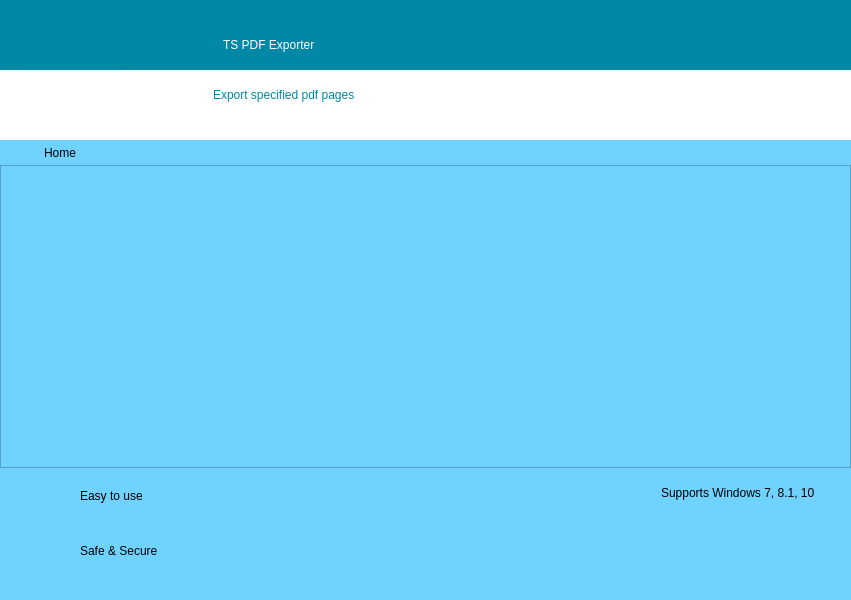
<?xml version="1.0" encoding="UTF-8"?>
<ui version="4.0">
 <class>MainWindow</class>
 <widget class="QMainWindow" name="MainWindow">
  <property name="geometry">
   <rect>
    <x>0</x>
    <y>0</y>
    <width>851</width>
    <height>600</height>
   </rect>
  </property>
  <property name="windowTitle">
   <string>MainWindow</string>
  </property>
  <property name="windowIcon">
   <iconset resource="Resources.qrc">
    <normaloff>:/resources/images/resources/images/pdf-secure_icon.png</normaloff>:/resources/images/resources/images/pdf-secure_icon.png</iconset>
  </property>
  <property name="styleSheet">
   <string notr="true">background-color: rgb(112, 210, 255);</string>
  </property>
  <property name="unifiedTitleAndToolBarOnMac">
   <bool>false</bool>
  </property>
  <widget class="QWidget" name="centralwidget">
   <layout class="QVBoxLayout" name="verticalLayout_4">
    <property name="spacing">
     <number>0</number>
    </property>
    <property name="leftMargin">
     <number>0</number>
    </property>
    <property name="topMargin">
     <number>0</number>
    </property>
    <property name="rightMargin">
     <number>0</number>
    </property>
    <property name="bottomMargin">
     <number>0</number>
    </property>
    <item>
     <layout class="QVBoxLayout" name="verticalLayout_3">
      <property name="spacing">
       <number>0</number>
      </property>
      <item>
       <widget class="QLabel" name="label_8">
        <property name="sizePolicy">
         <sizepolicy hsizetype="Preferred" vsizetype="Fixed">
          <horstretch>0</horstretch>
          <verstretch>0</verstretch>
         </sizepolicy>
        </property>
        <property name="minimumSize">
         <size>
          <width>0</width>
          <height>20</height>
         </size>
        </property>
        <property name="maximumSize">
         <size>
          <width>16777215</width>
          <height>20</height>
         </size>
        </property>
        <property name="styleSheet">
         <string notr="true">background-color: rgb(1, 136, 166);</string>
        </property>
        <property name="text">
         <string/>
        </property>
       </widget>
      </item>
      <item>
       <layout class="QHBoxLayout" name="horizontalLayout" stretch="0,0,1">
        <property name="spacing">
         <number>0</number>
        </property>
        <property name="leftMargin">
         <number>0</number>
        </property>
        <property name="topMargin">
         <number>0</number>
        </property>
        <property name="rightMargin">
         <number>0</number>
        </property>
        <property name="bottomMargin">
         <number>0</number>
        </property>
        <item>
         <layout class="QVBoxLayout" name="verticalLayout_8">
          <property name="spacing">
           <number>0</number>
          </property>
          <item>
           <widget class="QLabel" name="label_10">
            <property name="sizePolicy">
             <sizepolicy hsizetype="Fixed" vsizetype="Preferred">
              <horstretch>0</horstretch>
              <verstretch>0</verstretch>
             </sizepolicy>
            </property>
            <property name="minimumSize">
             <size>
              <width>20</width>
              <height>50</height>
             </size>
            </property>
            <property name="maximumSize">
             <size>
              <width>20</width>
              <height>16777215</height>
             </size>
            </property>
            <property name="styleSheet">
             <string notr="true">background-color: rgb(1, 136, 166);</string>
            </property>
            <property name="text">
             <string/>
            </property>
           </widget>
          </item>
          <item>
           <widget class="QLabel" name="label_11">
            <property name="sizePolicy">
             <sizepolicy hsizetype="Fixed" vsizetype="Preferred">
              <horstretch>0</horstretch>
              <verstretch>0</verstretch>
             </sizepolicy>
            </property>
            <property name="minimumSize">
             <size>
              <width>20</width>
              <height>0</height>
             </size>
            </property>
            <property name="maximumSize">
             <size>
              <width>20</width>
              <height>16777215</height>
             </size>
            </property>
            <property name="styleSheet">
             <string notr="true">background-color: rgb(255, 255, 255);
color: rgb(1, 136, 166);</string>
            </property>
            <property name="text">
             <string/>
            </property>
           </widget>
          </item>
         </layout>
        </item>
        <item>
         <widget class="QLabel" name="_lblAppIcon">
          <property name="sizePolicy">
           <sizepolicy hsizetype="Fixed" vsizetype="Fixed">
            <horstretch>0</horstretch>
            <verstretch>0</verstretch>
           </sizepolicy>
          </property>
          <property name="minimumSize">
           <size>
            <width>100</width>
            <height>100</height>
           </size>
          </property>
          <property name="maximumSize">
           <size>
            <width>100</width>
            <height>100</height>
           </size>
          </property>
          <property name="styleSheet">
           <string notr="true">background-color: qlineargradient(spread:pad, x1:0, y1:0, x2:0, y2:1, stop:0 rgba(1, 136, 166), stop:0.495 rgba(1, 136, 166), stop:0.505 rgba(255, 255, 255, 255), stop:1 rgba(255, 255, 255, 255));
</string>
          </property>
          <property name="text">
           <string/>
          </property>
          <property name="pixmap">
           <pixmap resource="Resources.qrc">:/resources/images/resources/images/PDF-exporter.png</pixmap>
          </property>
          <property name="scaledContents">
           <bool>true</bool>
          </property>
         </widget>
        </item>
        <item>
         <layout class="QVBoxLayout" name="verticalLayout_7" stretch="0,0">
          <property name="spacing">
           <number>0</number>
          </property>
          <property name="rightMargin">
           <number>0</number>
          </property>
          <item>
           <widget class="QLabel" name="label">
            <property name="minimumSize">
             <size>
              <width>0</width>
              <height>50</height>
             </size>
            </property>
            <property name="styleSheet">
             <string notr="true">padding-left: 100;
background-color: rgb(1, 136, 166);
color: rgb(255, 255, 255);
font: 35pt &quot;Arial Rounded MT Bold&quot;;</string>
            </property>
            <property name="text">
             <string>TS PDF Exporter</string>
            </property>
            <property name="textFormat">
             <enum>Qt::PlainText</enum>
            </property>
           </widget>
          </item>
          <item>
           <widget class="QLabel" name="label_2">
            <property name="styleSheet">
             <string notr="true">padding-left:90;
background-color: rgb(255, 255, 255);
color: rgb(1, 136, 166);
font: 18pt &quot;Arial Rounded MT Bold&quot;;</string>
            </property>
            <property name="text">
             <string>Export specified pdf pages</string>
            </property>
           </widget>
          </item>
         </layout>
        </item>
       </layout>
      </item>
      <item>
       <layout class="QVBoxLayout" name="verticalLayout_13">
        <property name="spacing">
         <number>0</number>
        </property>
        <property name="topMargin">
         <number>0</number>
        </property>
        <item>
         <widget class="QLabel" name="label_12">
          <property name="sizePolicy">
           <sizepolicy hsizetype="Preferred" vsizetype="Fixed">
            <horstretch>0</horstretch>
            <verstretch>0</verstretch>
           </sizepolicy>
          </property>
          <property name="minimumSize">
           <size>
            <width>0</width>
            <height>20</height>
           </size>
          </property>
          <property name="maximumSize">
           <size>
            <width>16777215</width>
            <height>20</height>
           </size>
          </property>
          <property name="styleSheet">
           <string notr="true">background-color: rgb(255, 255, 255);</string>
          </property>
          <property name="text">
           <string/>
          </property>
         </widget>
        </item>
        <item>
         <layout class="QHBoxLayout" name="horizontalLayout_6">
          <property name="spacing">
           <number>5</number>
          </property>
          <property name="leftMargin">
           <number>30</number>
          </property>
          <property name="topMargin">
           <number>0</number>
          </property>
          <item alignment="Qt::AlignLeft">
           <widget class="QPushButton" name="_btnHome">
            <property name="sizePolicy">
             <sizepolicy hsizetype="Fixed" vsizetype="Fixed">
              <horstretch>0</horstretch>
              <verstretch>0</verstretch>
             </sizepolicy>
            </property>
            <property name="minimumSize">
             <size>
              <width>60</width>
              <height>25</height>
             </size>
            </property>
            <property name="maximumSize">
             <size>
              <width>60</width>
              <height>25</height>
             </size>
            </property>
            <property name="styleSheet">
             <string notr="true"/>
            </property>
            <property name="text">
             <string>Home</string>
            </property>
            <property name="flat">
             <bool>true</bool>
            </property>
           </widget>
          </item>
          <item>
           <spacer name="horizontalSpacer">
            <property name="orientation">
             <enum>Qt::Horizontal</enum>
            </property>
            <property name="sizeHint" stdset="0">
             <size>
              <width>40</width>
              <height>20</height>
             </size>
            </property>
           </spacer>
          </item>
         </layout>
        </item>
       </layout>
      </item>
     </layout>
    </item>
    <item>
     <widget class="QFrame" name="frame">
      <property name="sizePolicy">
       <sizepolicy hsizetype="Expanding" vsizetype="Expanding">
        <horstretch>0</horstretch>
        <verstretch>0</verstretch>
       </sizepolicy>
      </property>
      <property name="styleSheet">
       <string notr="true">border-color: rgb(46, 177, 11);
border-width: 2px;
</string>
      </property>
      <property name="frameShape">
       <enum>QFrame::StyledPanel</enum>
      </property>
      <property name="frameShadow">
       <enum>QFrame::Raised</enum>
      </property>
      <layout class="QVBoxLayout" name="verticalLayout_6">
       <property name="spacing">
        <number>0</number>
       </property>
       <property name="leftMargin">
        <number>0</number>
       </property>
       <property name="topMargin">
        <number>0</number>
       </property>
       <property name="rightMargin">
        <number>0</number>
       </property>
       <property name="bottomMargin">
        <number>0</number>
       </property>
       <item>
        <layout class="QVBoxLayout" name="verticalLayout_5">
         <property name="spacing">
          <number>6</number>
         </property>
         <item>
          <widget class="QStackedWidget" name="stackedWidget">
           <property name="styleSheet">
            <string notr="true"/>
           </property>
           <property name="currentIndex">
            <number>3</number>
           </property>
           <widget class="QWidget" name="widgetHome">
            <layout class="QVBoxLayout" name="verticalLayout_10">
             <property name="spacing">
              <number>0</number>
             </property>
             <property name="leftMargin">
              <number>0</number>
             </property>
             <property name="topMargin">
              <number>0</number>
             </property>
             <property name="rightMargin">
              <number>0</number>
             </property>
             <property name="bottomMargin">
              <number>0</number>
             </property>
             <item>
              <layout class="QVBoxLayout" name="verticalLayout_home"/>
             </item>
            </layout>
           </widget>
           <widget class="QWidget" name="widgetPdf2SinglePdf">
            <layout class="QVBoxLayout" name="verticalLayout_11">
             <property name="spacing">
              <number>0</number>
             </property>
             <property name="leftMargin">
              <number>0</number>
             </property>
             <property name="topMargin">
              <number>0</number>
             </property>
             <property name="rightMargin">
              <number>0</number>
             </property>
             <property name="bottomMargin">
              <number>0</number>
             </property>
             <item>
              <layout class="QVBoxLayout" name="verticalLayout_pdf2SinglePdf"/>
             </item>
            </layout>
           </widget>
           <widget class="QWidget" name="widgetPdf2SeperatePdf">
            <layout class="QVBoxLayout" name="verticalLayout_12">
             <property name="spacing">
              <number>0</number>
             </property>
             <property name="leftMargin">
              <number>0</number>
             </property>
             <property name="topMargin">
              <number>0</number>
             </property>
             <property name="rightMargin">
              <number>0</number>
             </property>
             <property name="bottomMargin">
              <number>0</number>
             </property>
             <item>
              <layout class="QVBoxLayout" name="verticalLayout_SeperatePdf"/>
             </item>
            </layout>
           </widget>
           <widget class="QWidget" name="widgetPdf2ImagedPdf">
            <layout class="QVBoxLayout" name="verticalLayout_14">
             <property name="spacing">
              <number>0</number>
             </property>
             <property name="leftMargin">
              <number>0</number>
             </property>
             <property name="topMargin">
              <number>0</number>
             </property>
             <property name="rightMargin">
              <number>0</number>
             </property>
             <property name="bottomMargin">
              <number>0</number>
             </property>
             <item>
              <layout class="QVBoxLayout" name="verticalLayout_pdf2ImagedPdf"/>
             </item>
            </layout>
           </widget>
          </widget>
         </item>
        </layout>
       </item>
      </layout>
     </widget>
    </item>
    <item>
     <layout class="QHBoxLayout" name="horizontalLayout_5">
      <property name="spacing">
       <number>0</number>
      </property>
      <property name="leftMargin">
       <number>10</number>
      </property>
      <property name="rightMargin">
       <number>10</number>
      </property>
      <item>
       <layout class="QVBoxLayout" name="verticalLayout_2">
        <item>
         <layout class="QHBoxLayout" name="horizontalLayout_3">
          <property name="spacing">
           <number>20</number>
          </property>
          <item>
           <widget class="QLabel" name="label_3">
            <property name="sizePolicy">
             <sizepolicy hsizetype="Fixed" vsizetype="Fixed">
              <horstretch>0</horstretch>
              <verstretch>0</verstretch>
             </sizepolicy>
            </property>
            <property name="minimumSize">
             <size>
              <width>50</width>
              <height>50</height>
             </size>
            </property>
            <property name="maximumSize">
             <size>
              <width>50</width>
              <height>50</height>
             </size>
            </property>
            <property name="text">
             <string/>
            </property>
            <property name="pixmap">
             <pixmap resource="Resources.qrc">:/resources/images/resources/images/easyToUse.png</pixmap>
            </property>
            <property name="scaledContents">
             <bool>true</bool>
            </property>
           </widget>
          </item>
          <item>
           <widget class="QLabel" name="label_4">
            <property name="text">
             <string>Easy to use</string>
            </property>
           </widget>
          </item>
         </layout>
        </item>
        <item>
         <layout class="QHBoxLayout" name="horizontalLayout_4">
          <property name="spacing">
           <number>20</number>
          </property>
          <item>
           <widget class="QLabel" name="label_5">
            <property name="sizePolicy">
             <sizepolicy hsizetype="Fixed" vsizetype="Fixed">
              <horstretch>0</horstretch>
              <verstretch>0</verstretch>
             </sizepolicy>
            </property>
            <property name="minimumSize">
             <size>
              <width>50</width>
              <height>50</height>
             </size>
            </property>
            <property name="maximumSize">
             <size>
              <width>50</width>
              <height>50</height>
             </size>
            </property>
            <property name="text">
             <string/>
            </property>
            <property name="pixmap">
             <pixmap resource="Resources.qrc">:/resources/images/resources/images/secure.png</pixmap>
            </property>
            <property name="scaledContents">
             <bool>true</bool>
            </property>
           </widget>
          </item>
          <item>
           <widget class="QLabel" name="label_6">
            <property name="text">
             <string>Safe &amp; Secure</string>
            </property>
           </widget>
          </item>
         </layout>
        </item>
       </layout>
      </item>
      <item>
       <layout class="QVBoxLayout" name="verticalLayout">
        <property name="spacing">
         <number>10</number>
        </property>
        <property name="leftMargin">
         <number>5</number>
        </property>
        <item>
         <layout class="QHBoxLayout" name="horizontalLayout_2">
          <property name="spacing">
           <number>20</number>
          </property>
          <property name="leftMargin">
           <number>0</number>
          </property>
          <item>
           <widget class="QLabel" name="label_7">
            <property name="sizePolicy">
             <sizepolicy hsizetype="Fixed" vsizetype="Fixed">
              <horstretch>0</horstretch>
              <verstretch>0</verstretch>
             </sizepolicy>
            </property>
            <property name="minimumSize">
             <size>
              <width>50</width>
              <height>50</height>
             </size>
            </property>
            <property name="maximumSize">
             <size>
              <width>50</width>
              <height>50</height>
             </size>
            </property>
            <property name="text">
             <string/>
            </property>
            <property name="pixmap">
             <pixmap resource="Resources.qrc">:/resources/images/resources/images/window.png</pixmap>
            </property>
            <property name="scaledContents">
             <bool>true</bool>
            </property>
           </widget>
          </item>
          <item>
           <widget class="QLabel" name="label_9">
            <property name="text">
             <string>Supports Windows 7, 8.1, 10</string>
            </property>
           </widget>
          </item>
         </layout>
        </item>
        <item>
         <widget class="QLabel" name="_lblCompanyIcon">
          <property name="sizePolicy">
           <sizepolicy hsizetype="Fixed" vsizetype="Fixed">
            <horstretch>0</horstretch>
            <verstretch>0</verstretch>
           </sizepolicy>
          </property>
          <property name="minimumSize">
           <size>
            <width>250</width>
            <height>50</height>
           </size>
          </property>
          <property name="maximumSize">
           <size>
            <width>250</width>
            <height>50</height>
           </size>
          </property>
          <property name="text">
           <string/>
          </property>
          <property name="pixmap">
           <pixmap resource="Resources.qrc">:/resources/images/resources/images/companyIcon.png</pixmap>
          </property>
          <property name="scaledContents">
           <bool>true</bool>
          </property>
         </widget>
        </item>
       </layout>
      </item>
     </layout>
    </item>
   </layout>
  </widget>
  <widget class="QStatusBar" name="statusbar"/>
 </widget>
 <resources>
  <include location="Resources.qrc"/>
 </resources>
 <connections/>
</ui>
